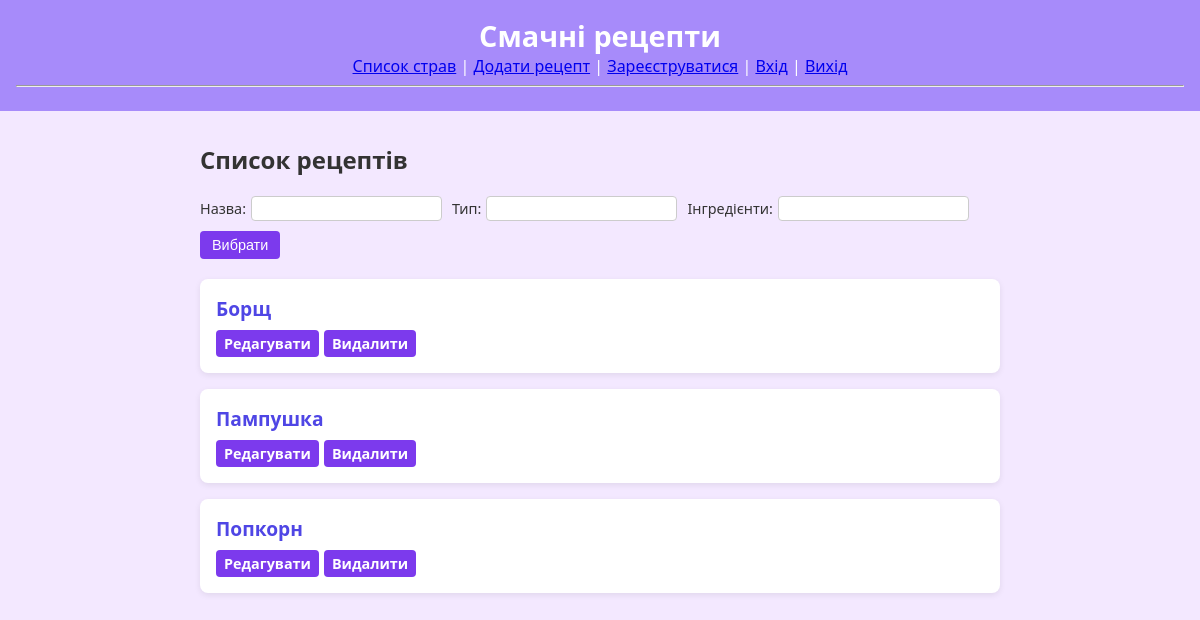
Before: / with the older database file.
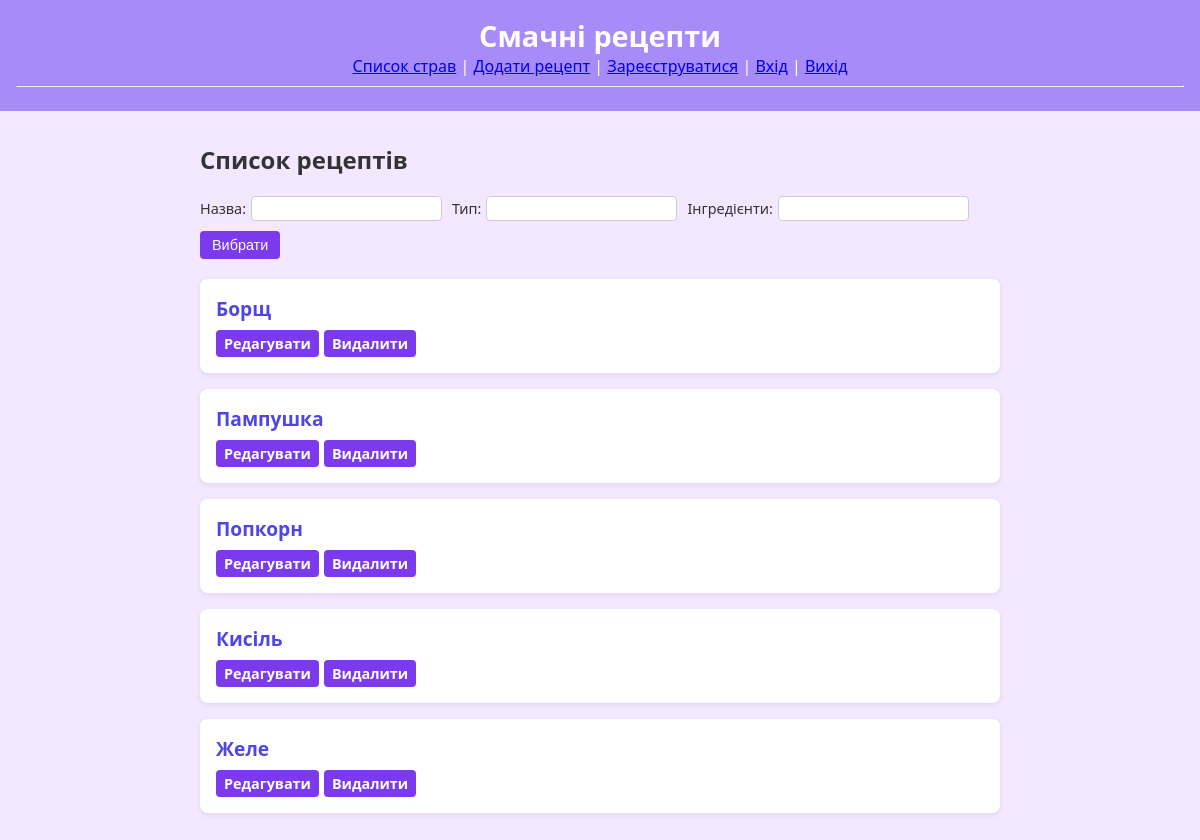
After: the same page with the newer database file.
### models.py (models this page shows)
class Recipe(SQLModel, table=True):
    id: Optional[int] = Field(default=None, primary_key=True)
    title: str
    type: str
    min_time: Optional[int] = 0
    max_time: Optional[int] = 0
    image: Optional[str] = None
    author_id: Optional[int] = Field(default=None, foreign_key='user.id')
    ingredients: List["Ingredient"] = Relationship(
        back_populates='recipe',
        sa_relationship_kwargs={'cascade': 'all, delete-orphan', 'lazy': 'selectin'}
    )
    steps: List["Step"] = Relationship(
        back_populates='recipe',
        sa_relationship_kwargs={'cascade': 'all, delete-orphan', 'lazy': 'selectin'}
    )

### main.py (the view)
@app.get('/', response_class=HTMLResponse)
def index(request: Request, q: str = None, type: str = None, ingredient: str = None, session: Session = Depends(get_session)):
    stmt = select(Recipe)
    recipes = session.exec(stmt).all()
    if q:
        recipes = [r for r in recipes if q.lower() in r.title.lower()]
    if type:
        recipes = [r for r in recipes if r.type.lower() == type.lower()]
    if ingredient:
        recipes = [r for r in recipes if any(ingredient.lower() in ing.name.lower() for ing in r.ingredients)]
    return templates.TemplateResponse('index.html', {'request': request, 'recipes': recipes})

### templates/index.html
{% extends "base.html" %}
{% block content %}
<h2>Список рецептів</h2>
<form method="get" action="/" class="filters">
  <label>Назва: <input name="q" value="{{ request.query_params.get('q','') }}"></label>
  <label>Тип: <input name="type" value="{{ request.query_params.get('type','') }}"></label>
  <label>Інгредієнти: <input name="ingredient" value="{{ request.query_params.get('ingredient','') }}"></label>
  <button>Вибрати</button>
</form>
<ul>
  {% for r in recipes %}
    <li>
      <a href="/recipes/{{ r.id }}">{{ r.title }}</a>
      <div class="actions">
        <a href="/recipes/{{ r.id }}/edit" class="button-link">Редагувати</a>
        <a href="/recipes/{{ r.id }}/delete" class="button-link">Видалити</a>
      </div>
    </li>
  {% else %}
    <li>Рецептів не знайдено</li>
  {% endfor %}
</ul>
{% endblock %}

### templates/base.html (shortened to what this page needs)
<!doctype html>
<html>
<head>
  <link rel="stylesheet" href="{{ url_for('static', path='style.css') }}">
</head>
<body>
  <header>
    <h1>Смачні рецепти</h1>
    <nav>
      <a href="/">Список страв</a> |
      <a href="/recipes/create">Додати рецепт</a> |
      <a href="/register">Зареєструватися</a> |
      <a href="/login">Вхід</a> |
      <a href="/logout">Вихід</a>
    </nav>
    <hr/>
  </header>
  <main>
    {% block content %}{% endblock %}
  </main>
</body>
</html>

### static/style.css (style rules this page uses)
body { font-family: "Segoe UI", Tahoma, sans-serif; background-color: #f3e8ff; margin: 0; padding: 0; color: #333; }
header { background-color: #a78bfa; color: white; padding: 1rem; text-align: center; }
header h1 { margin: 0; font-size: 1.8rem; }
main { max-width: 800px; margin: 2rem auto; padding: 0 1rem; }
.filters { display: flex; flex-wrap: wrap; gap: 10px; margin-bottom: 20px; align-items: center; }
.filters label { display: flex; align-items: center; gap: 5px; font-size: 0.9rem; }
.filters input { padding: 4px 6px; border: 1px solid #ccc; border-radius: 4px; }
.filters button { padding: 6px 12px; border: none; border-radius: 4px; background-color: #7c3aed; color: white; cursor: pointer; }
ul { list-style: none; padding: 0; margin: 0; display: grid; gap: 1rem; }
li { background: white; padding: 1rem; border-radius: 8px; box-shadow: 0 2px 6px rgba(0, 0, 0, 0.08); }
li a { font-size: 1.2rem; font-weight: bold; color: #4f46e5; text-decoration: none; }
.actions { margin-top: 0.5rem; display: flex; gap: 5px; }
button, a.button-link { padding: 4px 8px; border-radius: 4px; font-size: 0.9rem; cursor: pointer; text-decoration: none; display: inline-block; }
a.button-link { background-color: #7c3aed; color: white; }

Changed rows visible on the page:
added Recipe: title "Кисіль"
added Recipe: title "Желе"
